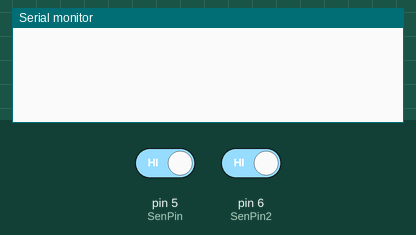
A sketch run on a simulated Arduino Uno, built with avr-gcc and run on an emulated ATmega328P. Parts: the last lines printed to the serial monitor. The test bench sets the inputs (shaded band); at power-on: pin 5 (SenPin) HIGH, pin 6 (SenPin2) HIGH.

Above: at 1.2 s.
1.3 s: pin 5 (SenPin) driven LOW and pin 6 (SenPin2) driven LOW
At 1.9 s:
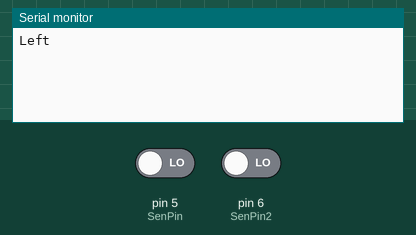
At 2.4 s:
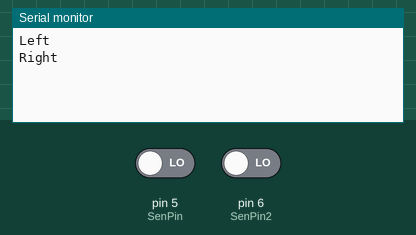

Measured:
- after the input at 1.3 s, the serial monitor: prints a new line after 0.10 s (image 1)

The sketch:

2X_poto_sensor2.ino
```cpp
#define SenPin 5
#define SenPin2 6

void setup() {
  // put your setup code here, to run once:
  Serial.begin(9600);
  pinMode(SenPin,INPUT_PULLUP);
    pinMode(SenPin2,INPUT_PULLUP);
}

void loop() {
  delay(100);
  int sen1 = digitalRead(SenPin);
  int sen2 = digitalRead(SenPin2);
//
//  Serial.print("sensor1 : ");
//  Serial.println(sen1);
//  Serial.print("sensor2 : ");
//  Serial.println(sen2);

  if(sen1 == 0){
    for(;;){
      delay(100);
      int sen2 = digitalRead(SenPin2);
      if(sen2 == 0){
      Serial.println("Left");
      delay(500);
      break;
    }
    }

  }

   if(sen2 == 0){
    for(;;){
      delay(100);
      int sen1 = digitalRead(SenPin);
      if(sen1 == 0){
      Serial.println("Right");
      delay(500);
      break;
    }
    }

  }


}
```
